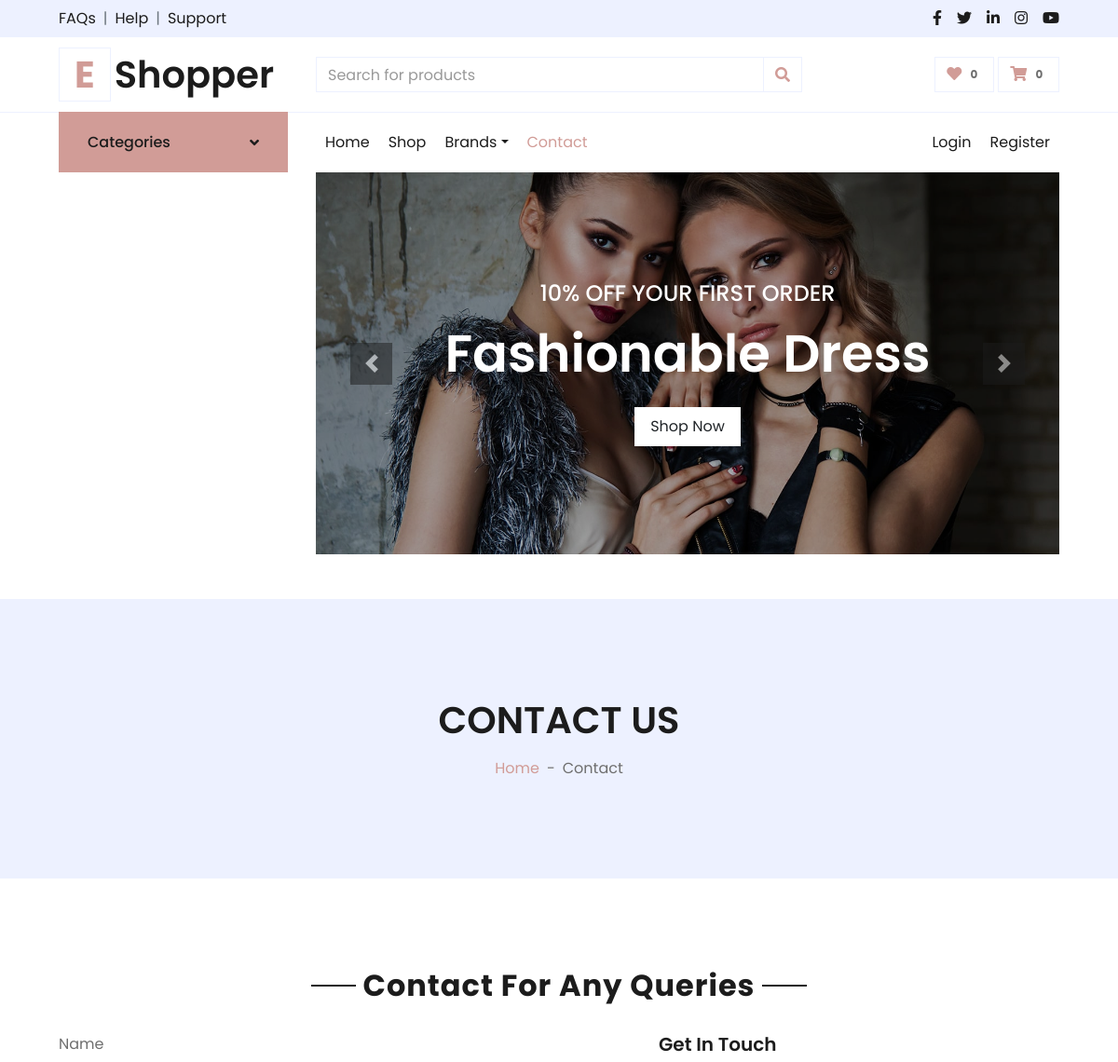
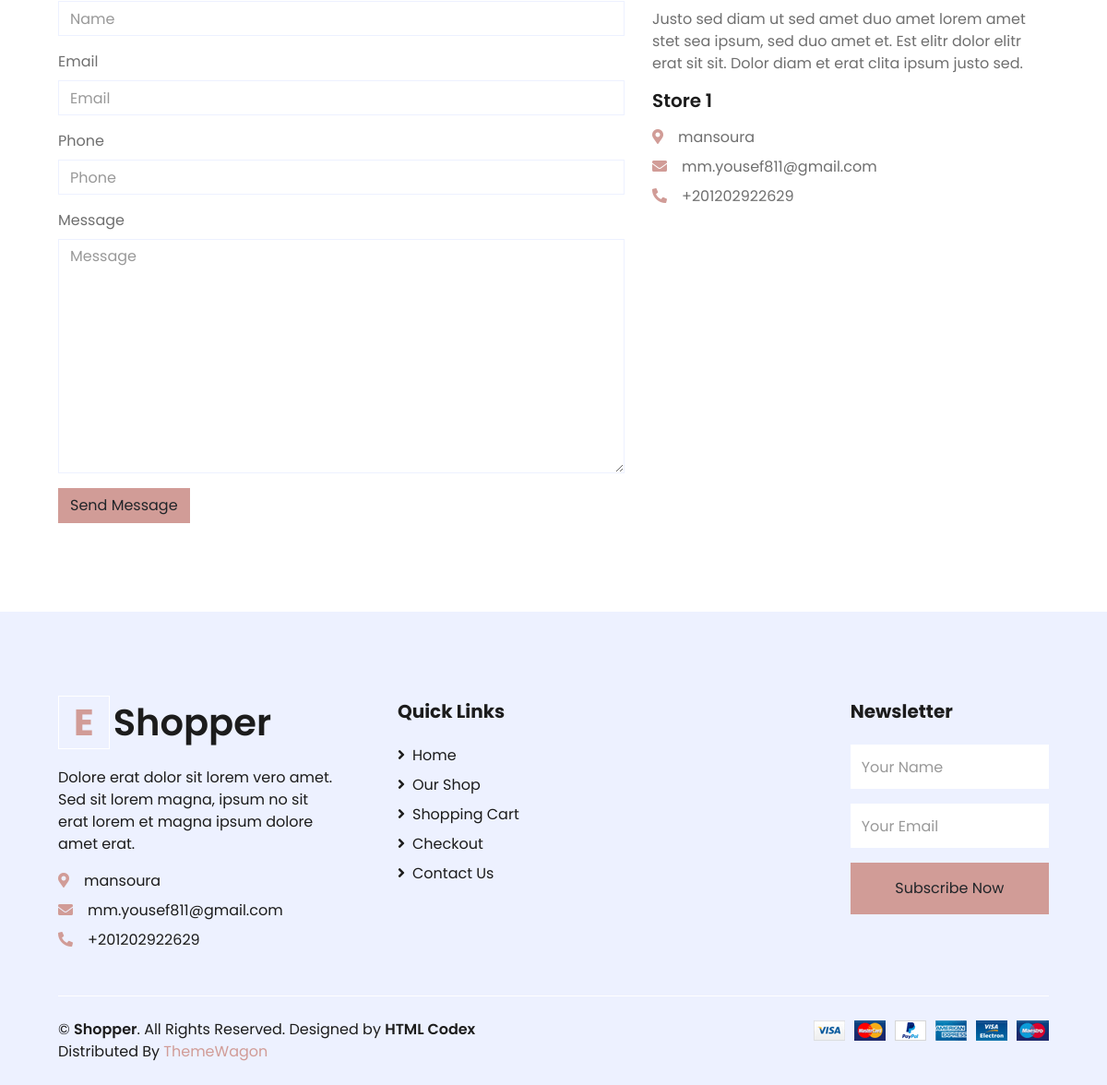
Page /contact/ on the committed database (2 pictures, top to bottom).
### settings/models.py (models this page shows, shortened)
class Settings(models.Model):
    site_name = models.CharField( max_length=50)
    logo = models.ImageField( upload_to='setting/')
    phone = models.CharField( max_length=30)
    email = models.EmailField( max_length=254)
    description = models.TextField(max_length=1000)
    fb_link = models.URLField( max_length=200)
    twitter_link = models.URLField( max_length=200)
    instagram_link = models.URLField( max_length=200)
    address = models.CharField( max_length=50)
    get_in_touch = models.TextField(max_length=1000)

### settings/views.py (the view)
# urls.py: path('contact/', contact ,name = 'contact'),
def contact(request):
    if request.method == "POST":
        form = ContactForm(request.POST)
        if form.is_valid():
            form.save()
            subject = "Welcome to EShopper site"
            message = "Our team will contact you within 24hrs."
            email_from = settings.EMAIL_HOST_USER
            email = form.cleaned_data['email']
            recipient_list =email
            send_mail(subject, message, email_from, [recipient_list])
            messages.success(request, 'Your Message send successfully.')
        else:
            messages.error(request, 'Pls try agian.')
    else:
        form = ContactForm()
    about = Settings.objects.last()
    context = {'form':form,
               'about':about}
    return render(request,'contact.html',context)

### settings/forms.py
class ContactForm(forms.ModelForm):
    class Meta:
        model = Contact
        fields = '__all__'

### carts/cart_context.py (called while the page is built)
def cart_count(request):
    cart_counter = 0
    if 'admin' in request.path:
        return{}
    else:
        try:
            cart = Cart.objects.filter(cart_id=_cart_id(request))
            cart_items = CartItem.objects.all().filter(cart=cart[:1])
            for cart_item in cart_items:
                cart_counter += cart_item.quantity
        except Cart.DoesNotExist :
            cart_counter = 0
    return dict(cart_counter=cart_counter)

### carts/views.py (called while the page is built)
def _cart_id(request):
    cart = request.session.session_key
    if not cart:
        cart = request.session.create()
    return cart

### products/models.py (called while the page is built)
    def get_url(self):
        return reverse('product_by_subcategory',args=[self.id])

    def get_url(self):
        return reverse('product_by_brand',args=[self.slug])

    def __str__(self):
        return self.BRDName

### products/product_context.py (called while the page is built)
def category_nav(request):
    categories = Category.objects.all()
    brands = Brand.objects.all()
    context = {
        'categories':categories,
        'brands':brands
    }
    return context

### settings/templates/contact.html (shortened to what this page needs)
{% extends 'base.html' %}
{% load static %}
{% load django_bootstrap5 %}
{% block body %}
<div class="container-fluid bg-secondary mb-5">
    <div class="d-flex flex-column align-items-center justify-content-center" style="min-height: 300px">
        <h1 class="font-weight-semi-bold text-uppercase mb-3">Contact Us</h1>
        <div class="d-inline-flex">
            <p class="m-0"><a href="/">Home</a></p>
            <p class="m-0 px-2">-</p>
            <p class="m-0">Contact</p>
        </div>
    </div>
</div>
<div class="container-fluid pt-5">
    <div class="text-center mb-4">
        <h2 class="section-title px-5"><span class="px-2">Contact For Any Queries</span></h2>
    </div>
    <div class="row px-xl-5">
        <div class="col-lg-7 mb-5">
            <div class="contact-form">
                <form method="POST" class="form">
                    {% bootstrap_form form %}
                    {% bootstrap_button button_type="submit" content="Send Message" %}
                </form>
            </div>
        </div>
        <div class="col-lg-5 mb-5">
            <h5 class="font-weight-semi-bold mb-3">Get In Touch</h5>
            <p>{{about.get_in_touch}}</p>
            <div class="d-flex flex-column mb-3">
                <h5 class="font-weight-semi-bold mb-3">Store 1</h5>
                <p class="mb-2"><i class="fa fa-map-marker-alt text-primary mr-3"></i>{{about.address}}</p>
                <p class="mb-2"><i class="fa fa-envelope text-primary mr-3"></i>{{about.email}}</p>
                <p class="mb-2"><i class="fa fa-phone-alt text-primary mr-3"></i>{{about.phone}}</p>
            </div>
        </div>
    </div>
</div>
{% endblock body%}

### templates/base.html (shortened to what this page needs)
{% load static %}
<!DOCTYPE HTML>
<html lang="en">
<head>
    <link href="https://cdnjs.cloudflare.com/ajax/libs/font-awesome/5.10.0/css/all.min.css" rel="stylesheet">
    <link href="{% static 'lib/owlcarousel/assets/owl.carousel.min.css'%}" rel="stylesheet">
    <link href="{% static 'css/style.css'%}" rel="stylesheet">
</head>
<body>
    <div class="container-fluid">
        <div class="row bg-secondary py-2 px-xl-5">
            <div class="col-lg-6 d-none d-lg-block">
                <div class="d-inline-flex align-items-center">
                    <a class="text-dark" href="{% url 'contact'%}">FAQs</a>
                    <span class="text-muted px-2">|</span>
                    <a class="text-dark" href="{% url 'contact'%}">Help</a>
                    <span class="text-muted px-2">|</span>
                    <a class="text-dark" href="{% url 'contact'%}">Support</a>
                </div>
            </div>
            <div class="col-lg-6 text-center text-lg-right">
                <div class="d-inline-flex align-items-center">
                    <a class="text-dark px-2" href="{{about_site.fb_link}}">
                        <i class="fab fa-facebook-f"></i>
                    </a>
                    <a class="text-dark px-2" href="{{about_site.twitter_link}}">
                        <i class="fab fa-twitter"></i>
                    </a>
                    <a class="text-dark px-2" href="">
                        <i class="fab fa-linkedin-in"></i>
                    </a>
                    <a class="text-dark px-2" href="{{about_site.instagram_link}}">
                        <i class="fab fa-instagram"></i>
                    </a>
                    <a class="text-dark pl-2" href="">
                        <i class="fab fa-youtube"></i>
                    </a>
                </div>
            </div>
        </div>
        <div class="row align-items-center py-3 px-xl-5">
            <div class="col-lg-3 d-none d-lg-block">
                <a href="/" class="text-decoration-none">
                    <h1 class="m-0 display-5 font-weight-semi-bold"><span
                            class="text-primary font-weight-bold border px-3 mr-1">E</span>{{about_site.site_name}}</h1>
                </a>
            </div>
            <div class="col-lg-6 col-6 text-left">
                <form action="{% url 'search'%}">
                    <div class="input-group">
                        <input type="text" name="q" class="form-control" placeholder="Search for products">
                        <div class="input-group-append">
                            <span class="input-group-text bg-transparent text-primary">
                                <i class="fa fa-search"></i>
                            </span>
                        </div>
                    </div>
                </form>
            </div>
            <div class="col-lg-3 col-6 text-right">
                <a href="" class="btn border">
                    <i class="fas fa-heart text-primary"></i>
                    <span class="badge">0</span>
                </a>
                <a href="{% url 'cart'%}" class="btn border">
                    <i class="fas fa-shopping-cart text-primary"></i>
                    <span class="badge">{{cart_counter}}</span>
                </a>
            </div>
        </div>
    </div>
    <div class="container-fluid mb-5">
        <div class="row border-top px-xl-5">
            <div class="col-lg-3 d-none d-lg-block">
                <a class="btn shadow-none d-flex align-items-center justify-content-between bg-primary text-white w-100"
                    data-toggle="collapse" href="#navbar-vertical"
                    style="height: 65px; margin-top: -1px; padding: 0 30px;">
                    <h6 class="m-0">Categories</h6>
                    <i class="fa fa-angle-down text-dark"></i>
                </a>
            </div>
            <div class="col-lg-9">
                <nav class="navbar navbar-expand-lg bg-light navbar-light py-3 py-lg-0 px-0">
                    <div class="collapse navbar-collapse justify-content-between" id="navbarCollapse">
                        <div class="navbar-nav mr-auto py-0">
                            <a href="/" class="nav-item nav-link {% if request.path == '/' %}active{% endif %}">Home</a>
                            <a href="{% url 'product_list' %}"
                                class="nav-item nav-link {% if request.path == '/products/' %}active{% endif %} ">Shop</a>
                            <div class="nav-item dropdown">
                                <a href="#"
                                    class="nav-link dropdown-toggle {% if request.path == '/product_by_brand/' %}active{% endif %}"
                                    data-toggle="dropdown">Brands</a>
                            </div>
                            <a href="{% url 'contact'%}"
                                class="nav-item nav-link  {% if request.path == '/contact/' %}active{% endif %}">Contact</a>
                        </div>
                        <div class="navbar-nav ml-auto py-0">
                            <a href="" class="nav-item nav-link">Login</a>
                            <a href="{% url 'register' %}" class="nav-item nav-link">Register</a>
                        </div>
                    </div>
                </nav>
                <div id="header-carousel" class="carousel slide" data-ride="carousel">
                    <div class="carousel-inner">
                        <div class="carousel-item active" style="height: 410px;">
                            <img class="img-fluid" src="{% static 'img/carousel-1.jpg'%}" alt="Image">
                            <div class="carousel-caption d-flex flex-column align-items-center justify-content-center">
                                <div class="p-3" style="max-width: 700px;">
                                    <h4 class="text-light text-uppercase font-weight-medium mb-3">10% Off Your First
                                        Order</h4>
                                    <h3 class="display-4 text-white font-weight-semi-bold mb-4">Fashionable Dress</h3>
                                    <a href="{% url 'product_list'%}" class="btn btn-light py-2 px-3">Shop Now</a>
                                </div>
                            </div>
                        </div>
                    </div>
                    <a class="carousel-control-prev" href="#header-carousel" data-slide="prev">
                        <div class="btn btn-dark" style="width: 45px; height: 45px;">
                            <span class="carousel-control-prev-icon mb-n2"></span>
                        </div>
                    </a>
                    <a class="carousel-control-next" href="#header-carousel" data-slide="next">
                        <div class="btn btn-dark" style="width: 45px; height: 45px;">
                            <span class="carousel-control-next-icon mb-n2"></span>
                        </div>
                    </a>
                </div>
            </div>
        </div>
    </div>
    {% block body %}
    {% endblock body %}
    <div class="container-fluid bg-secondary text-dark mt-5 pt-5">
        <div class="row px-xl-5 pt-5">
            <div class="col-lg-4 col-md-12 mb-5 pr-3 pr-xl-5">
                <a href="/" class="text-decoration-none">
                    <h1 class="mb-4 display-5 font-weight-semi-bold"><span
                            class="text-primary font-weight-bold border border-white px-3 mr-1">E</span>{{about_site.site_name}}
                    </h1>
                </a>
                <p>{{about_site.description}}</p>
                <p class="mb-2"><i class="fa fa-map-marker-alt text-primary mr-3"></i>{{about_site.address}}</p>
                <p class="mb-2"><i class="fa fa-envelope text-primary mr-3"></i>{{about_site.email}}</p>
                <p class="mb-0"><i class="fa fa-phone-alt text-primary mr-3"></i>{{about_site.phone}}</p>
            </div>
            <div class="col-lg-8 col-md-12">
                <div class="row">
                    <div class="col-md-8 mb-5">
                        <h5 class="font-weight-bold text-dark mb-4">Quick Links</h5>
                        <div class="d-flex flex-column justify-content-start">
                            <a class="text-dark mb-2" href="/"><i class="fa fa-angle-right mr-2"></i>Home</a>
                            <a class="text-dark mb-2" href="{% url 'product_list'%}"><i class="fa fa-angle-right mr-2"></i>Our
                                Shop</a>
                            <a class="text-dark mb-2" href="{% url 'cart'%}"><i class="fa fa-angle-right mr-2"></i>Shopping
                                Cart</a>
                            <a class="text-dark mb-2" href="#"><i
                                    class="fa fa-angle-right mr-2"></i>Checkout</a>
                            <a class="text-dark" href="{% url 'contact'%}"><i class="fa fa-angle-right mr-2"></i>Contact
                                Us</a>
                        </div>
                    </div>
                    <div class="col-md-4 mb-5">
                        <h5 class="font-weight-bold text-dark mb-4">Newsletter</h5>
                        <form action="">
                            <div class="form-group">
                                <input type="text" class="form-control border-0 py-4" placeholder="Your Name"
                                    required="required" />
                            </div>
                            <div class="form-group">
                                <input type="email" class="form-control border-0 py-4" placeholder="Your Email"
                                    required="required" />
                            </div>
                            <div>
                                <button class="btn btn-primary btn-block border-0 py-3" type="submit">Subscribe
                                    Now</button>
                            </div>
                        </form>
                    </div>
                </div>
            </div>
        </div>
        <div class="row border-top border-light mx-xl-5 py-4">
            <div class="col-md-6 px-xl-0">
                <p class="mb-md-0 text-center text-md-left text-dark">
                    &copy; <a class="text-dark font-weight-semi-bold" href="/">{{about_site.site_name}}</a>. All Rights
                    Reserved.
                    Designed
                    by
                    <a class="text-dark font-weight-semi-bold" href="https://htmlcodex.com">HTML Codex</a><br>
                    Distributed By <a href="https://themewagon.com" target="_blank">ThemeWagon</a>
                </p>
            </div>
            <div class="col-md-6 px-xl-0 text-center text-md-right">
                <img class="img-fluid" src="{% static 'img/payments.png'%}" alt="">
            </div>
        </div>
    </div>
</body>
</html>

### rows in the picture
Settings: site_name "Shopper", get_in_touch "Justo sed diam ut sed amet duo amet lorem amet stet sea ipsum, sed duo amet et. Est elitr dolor elitr erat sit sit. Dolor diam et erat clita ipsum justo sed.", address "mansoura", email "mm.yousef811@gmail.com", phone "+201202922629", description "Dolore erat dolor sit lorem vero amet. Sed sit lorem magna, ipsum no sit erat lorem et magna ipsum dolore amet erat."

### other values in the picture
{{ cart_counter }} "0"
